Frame 1 (no input): blank canvas, image omitted
Frame 60 (the mouse pressed at the canvas centre just before this capture): blank canvas, image omitted
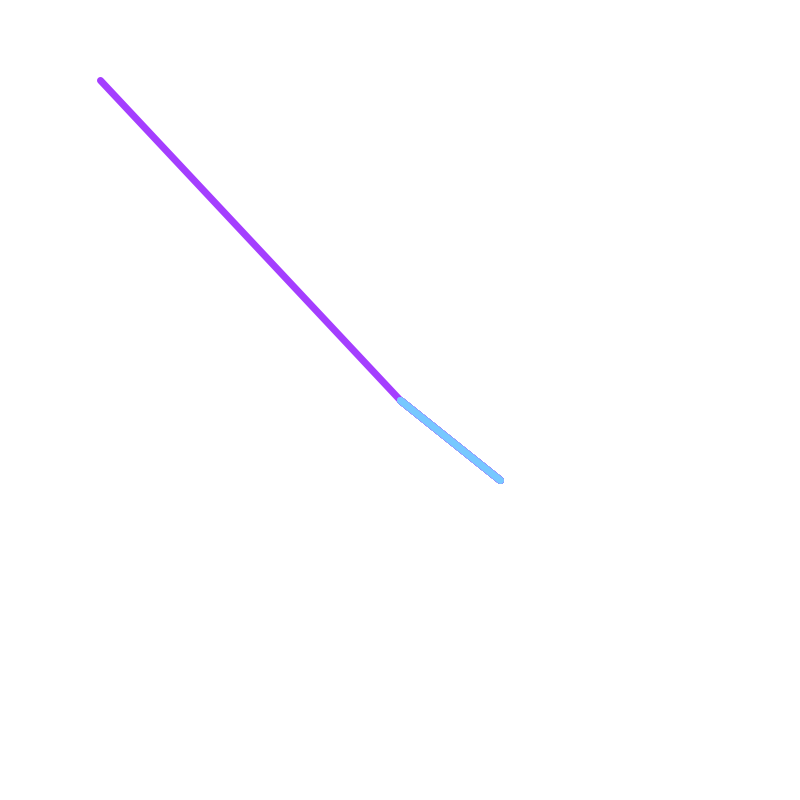
Frame 120 (the mouse held since frame 60 and released just before this capture)

The Processing sketch whose frames 1 and 60 were blank and that drew this single picture after the mouse press (run headless with seeded random() and noise(); from frame 60 on, the mouse is pressed at the canvas centre):

// Processing sketch: processing_110864
// ── processing_110864.pde

boolean mouseIsDown = false;
boolean canIDraw = false;
 
void setup() 
{
  size(800, 800);
  background(255, 255, 255);
}

int value = 0;

void draw() {
  
float strokeW = abs(mouseX - pmouseX);
 
  if (mouseIsDown == true)
  {
    strokeWeight(7);
    stroke(random(255), random(240), 255);
    fill(value);
  fill(random(255), random(200), 255);
  line(pmouseX+100,pmouseY+80, mouseX, mouseY);
  
  }
 if (mouseIsDown == false && canIDraw)
 {
   fill (random (255), 0, 200); 
   line(mouseX, mouseY, pmouseX,pmouseY);
  line(pmouseX+20,pmouseY+10, mouseX, mouseY);
  println("hello!");
}
}
/*
void mouseMoved() {
  value = value + 5;
  if (value > 255) {
    value = 0;
    line(mouseX, mouseY, pmouseX,pmouseY);
  }
} */
 
void mousePressed() 
{
  canIDraw = true;
  mouseIsDown = true;
  line(mouseX, mouseY, pmouseX,pmouseY);
}
 
void mouseReleased() {
  mouseIsDown = false;
  line(pmouseX+20,pmouseY+10, mouseX, mouseY);
  
}
